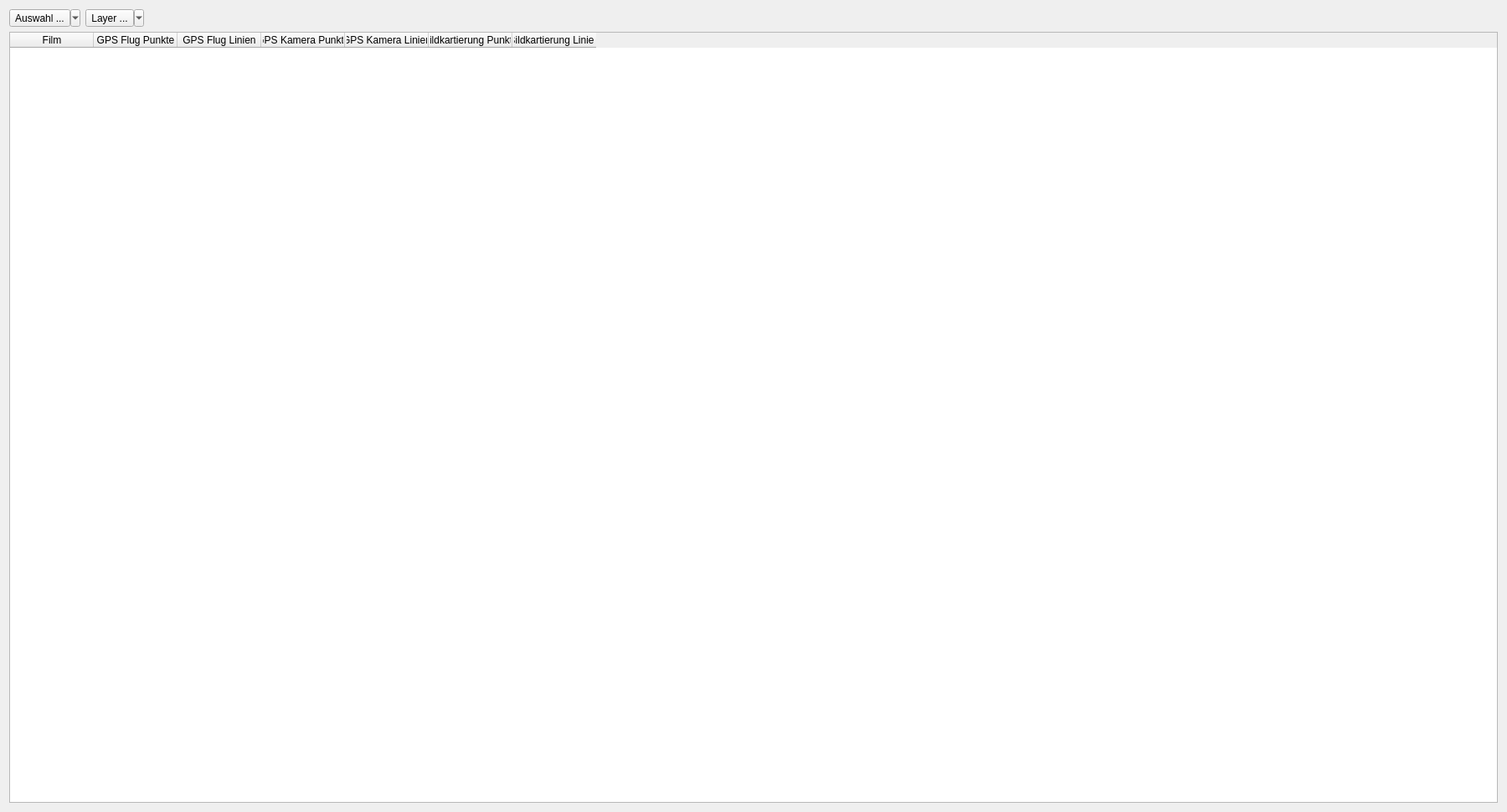
<?xml version="1.0" encoding="UTF-8"?>
<ui version="4.0">
 <class>apisViewFlightPathDialog</class>
 <widget class="QDialog" name="apisViewFlightPathDialog">
  <property name="windowModality">
   <enum>Qt::ApplicationModal</enum>
  </property>
  <property name="geometry">
   <rect>
    <x>0</x>
    <y>0</y>
    <width>1800</width>
    <height>970</height>
   </rect>
  </property>
  <property name="windowTitle">
   <string>APIS Flugwege anzeigen</string>
  </property>
  <property name="windowIcon">
   <iconset resource="resource.qrc">
    <normaloff>:/plugins/APIS/icons/apis.png</normaloff>:/plugins/APIS/icons/apis.png</iconset>
  </property>
  <property name="modal">
   <bool>true</bool>
  </property>
  <layout class="QVBoxLayout" name="verticalLayout">
   <item>
    <layout class="QHBoxLayout" name="horizontalLayout">
     <item>
      <widget class="QToolButton" name="uiSelectionTBtn">
       <property name="sizePolicy">
        <sizepolicy hsizetype="Minimum" vsizetype="Fixed">
         <horstretch>0</horstretch>
         <verstretch>0</verstretch>
        </sizepolicy>
       </property>
       <property name="text">
        <string>Auswahl ...</string>
       </property>
       <property name="icon">
        <iconset resource="resource.qrc">
         <normaloff>:/plugins/APIS/icons/flightpath.png</normaloff>:/plugins/APIS/icons/flightpath.png</iconset>
       </property>
       <property name="popupMode">
        <enum>QToolButton::MenuButtonPopup</enum>
       </property>
       <property name="toolButtonStyle">
        <enum>Qt::ToolButtonTextBesideIcon</enum>
       </property>
      </widget>
     </item>
     <item>
      <widget class="QToolButton" name="uiLayerTBtn">
       <property name="sizePolicy">
        <sizepolicy hsizetype="Minimum" vsizetype="Fixed">
         <horstretch>0</horstretch>
         <verstretch>0</verstretch>
        </sizepolicy>
       </property>
       <property name="text">
        <string>Layer ...</string>
       </property>
       <property name="icon">
        <iconset resource="resource.qrc">
         <normaloff>:/plugins/APIS/icons/layer.png</normaloff>:/plugins/APIS/icons/layer.png</iconset>
       </property>
       <property name="popupMode">
        <enum>QToolButton::MenuButtonPopup</enum>
       </property>
       <property name="toolButtonStyle">
        <enum>Qt::ToolButtonTextBesideIcon</enum>
       </property>
      </widget>
     </item>
     <item>
      <spacer name="horizontalSpacer">
       <property name="orientation">
        <enum>Qt::Horizontal</enum>
       </property>
       <property name="sizeHint" stdset="0">
        <size>
         <width>40</width>
         <height>20</height>
        </size>
       </property>
      </spacer>
     </item>
    </layout>
   </item>
   <item>
    <widget class="QTableWidget" name="uiFlightPathAvailabilityTable">
     <property name="locale">
      <locale language="German" country="Austria"/>
     </property>
     <property name="editTriggers">
      <set>QAbstractItemView::NoEditTriggers</set>
     </property>
     <property name="selectionMode">
      <enum>QAbstractItemView::NoSelection</enum>
     </property>
     <property name="selectionBehavior">
      <enum>QAbstractItemView::SelectRows</enum>
     </property>
     <attribute name="horizontalHeaderCascadingSectionResizes">
      <bool>false</bool>
     </attribute>
     <attribute name="verticalHeaderStretchLastSection">
      <bool>false</bool>
     </attribute>
     <column>
      <property name="text">
       <string>Film</string>
      </property>
     </column>
     <column>
      <property name="text">
       <string>GPS Flug Punkte</string>
      </property>
     </column>
     <column>
      <property name="text">
       <string>GPS Flug Linien</string>
      </property>
     </column>
     <column>
      <property name="text">
       <string>GPS Kamera Punkte</string>
      </property>
     </column>
     <column>
      <property name="text">
       <string>GPS Kamera Linien</string>
      </property>
     </column>
     <column>
      <property name="text">
       <string>Bildkartierung Punkte</string>
      </property>
     </column>
     <column>
      <property name="text">
       <string>Bildkartierung Linien</string>
      </property>
     </column>
    </widget>
   </item>
  </layout>
 </widget>
 <resources>
  <include location="resource.qrc"/>
 </resources>
 <connections/>
</ui>
